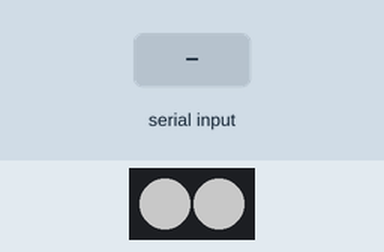
The sketch below on a simulated ESP32. On the bench: 2 RGB LEDs in strip order, left to right. The test bench sets the inputs (shaded band). Dim RGB values are drawn brighter than linear; WiFi joins after 1.5 s; servers stay silent unless stated; no MQTT or app messages arrive unless stated; not simulated (calls return 0 or success): arduino_secrets.h; names the files do not define were given values by the test bench: BRPORT = 80; what the sketch prints to the serial monitor is not drawn.

Above: at 2.7 s.
2.8 s: "1" received over the second serial link
At 3.6 s:
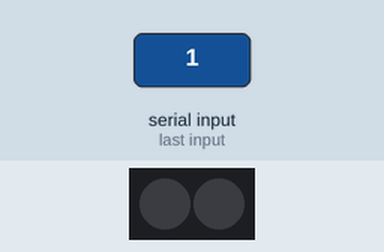
Timing chart, 0 to 5.8 s (numbered marks = the images above; inputs shaded):
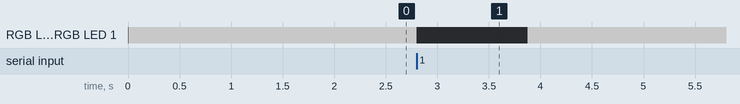

Measured:
- after the input at 2.8 s, RGB LED 0, RGB LED 1: RGB(100, 100, 100) → off at once, → RGB(100, 100, 100) 1.1 s later

The sketch:

ESP-NOW_Gateway_WiFi.ino
```cpp
/*
 * File: ESP-NOW Gateway WiFi.ino
 *
 * Compiled w/ partionscheme: Huge App
 */
#include <WiFi.h>
#include <PubSubClient.h>
#include <FastLED.h>
#include "arduino_secrets.h"

/* create an instance of PubSubClient client */
WiFiClient espClient;
PubSubClient client(espClient);

#define BAUDRATE 9600
#define GATEWAY_RXD2 14
#define GATEWAY_TXD2 15

#define ESP_LED_PIN 32
#define LED_COUNT   2
CRGB leds[LED_COUNT];

char msg[20];
char cstr[5];

//Structure example to send data
//Must match the receiver structure
typedef struct EspNowMessage
{
    uint8_t  id;
    uint16_t battery;
    float    sht31Temp;
    uint8_t  sht31Humi;
    float    bmp280Temp;
    uint16_t bmp280Pres;
} EspNowMessage;

struct EspNowMessage *message = (EspNowMessage *) malloc(sizeof *message);

void showStatus(CRGB led1, CRGB led2)
{
    FastLED.clear();
    leds[0] = led1;
    leds[1] = led2;
    FastLED.show();
}

void setup()
{
  Serial.begin(115200);
  Serial.println();
  Serial.println();
  FastLED.addLeds<WS2812B, ESP_LED_PIN, GRB>(leds, LED_COUNT);
  FastLED.setBrightness(100);
  Serial2.begin(BAUDRATE, SERIAL_8N1, GATEWAY_RXD2, GATEWAY_TXD2);
  showStatus(CRGB::White, CRGB::White);
  connectWiFi();
  configureMQTT();
}

void loop()
{
  // Receiving message. Stop
  while (Serial2.available())
  {
    FastLED.setBrightness(0);
    FastLED.show();
    Serial2.readBytes((char*) message, sizeof(EspNowMessage));
    Serial.println("\nMessage received from Node #" + String(message->id));
    Serial.printf("Battery voltage =   %d mV\n", message->battery);
    Serial.printf("sht31Temperature =  %3.1f °C\n", message->sht31Temp);
    Serial.printf("sht31Humidity =     %d %rH\n", message->sht31Humi);
    Serial.printf("bmp280Temperature = %3.1f °C\n", message->bmp280Temp);
    Serial.printf("bmp280Pressure =    %d hPa\n", message->bmp280Pres);

    /* if client was disconnected then try to reconnect again */
    if (!client.connected()) mqttconnect();

    // Prepare & publish messages
    Serial.println("\nPrepare MQTT messages & send...");
    String t = "ESPNOW/" + String(message->id) + "/battery";
    char topic[t.length() + 1]; strcpy(topic, t.c_str());
    snprintf(msg, 20, "%d", message->battery);
    Serial.print(topic); Serial.print(" : "); Serial.println(msg);
    client.publish(topic, msg);

    t = "ESPNOW/" + String(message->id) + "/sht31Temp";
    topic[t.length() + 1]; strcpy(topic, t.c_str());
    snprintf(msg, 20, "%3.1f", message->sht31Temp);
    Serial.print(topic); Serial.print(" : "); Serial.println(msg);
    client.publish(topic, msg);

    t = "ESPNOW/" + String(message->id) + "/sht31Humi";
    topic[t.length() + 1]; strcpy(topic, t.c_str());
    snprintf(msg, 20, "%d", message->sht31Humi);
    Serial.print(topic); Serial.print(" : "); Serial.println(msg);
    client.publish(topic, msg);

    t = "ESPNOW/" + String(message->id) + "/bmp280Temp";
    topic[t.length() + 1]; strcpy(topic, t.c_str());
    snprintf(msg, 20, "%3.1f", message->bmp280Temp);
    Serial.print(topic); Serial.print(" : "); Serial.println(msg);
    client.publish(topic, msg);

    t = "ESPNOW/" + String(message->id) + "/bmp280Pres";
    topic[t.length() + 1]; strcpy(topic, t.c_str());
    snprintf(msg, 20, "%d", message->bmp280Pres);
    Serial.print(topic); Serial.print(" : "); Serial.println(msg);
    client.publish(topic, msg);
    Serial.println("MQTT Messages published.");
    FastLED.setBrightness(100);
    FastLED.show();
  }
}
```

connectWiFi.ino
```cpp
void connectWiFi()
{
  int count = 0;
  Serial.print("Connecting to ");
  Serial.println(ssid);
  WiFi.begin(ssid, pass);

  while (WiFi.status() != WL_CONNECTED)
  {
    delay(500);
    Serial.print(".");
    count++;
    if (count > 15) ESP.restart();
  }
  Serial.println("");
  Serial.println("WiFi connected");
  Serial.print("IP address: ");
  Serial.println(WiFi.localIP());
}
```

configureMQTT.ino
```cpp
void configureMQTT()
{
  /* configure the MQTT server with IPaddress and port */
  client.setServer(BROKER, BRPORT);
  /* this receivedCallback function will be invoked
  when client received subscribed topic */
  client.setCallback(receivedCallback);
}

void receivedCallback(char* topic, byte* payload, unsigned int length)
{
  Serial.print("Message received: ");
  Serial.println(topic);

  Serial.print("payload: ");
  for (int i = 0; i < length; i++) Serial.print((char)payload[i]);
  Serial.println();
}

void mqttconnect() {
  /* Loop until reconnected */
  while (!client.connected()) {
    Serial.println("\nMQTT connecting ...");

    /* connect now */
    if (client.connect(CLIENTID /*, BRUSER, BRPWD*/))
    {
      Serial.println("connected");
    } else {
      Serial.print("failed, status code =");
      Serial.print(client.state());
      Serial.println("   try again in 5 seconds");
      /* Wait 5 seconds before retrying */
      delay(5000);
    }
  }
}
```
